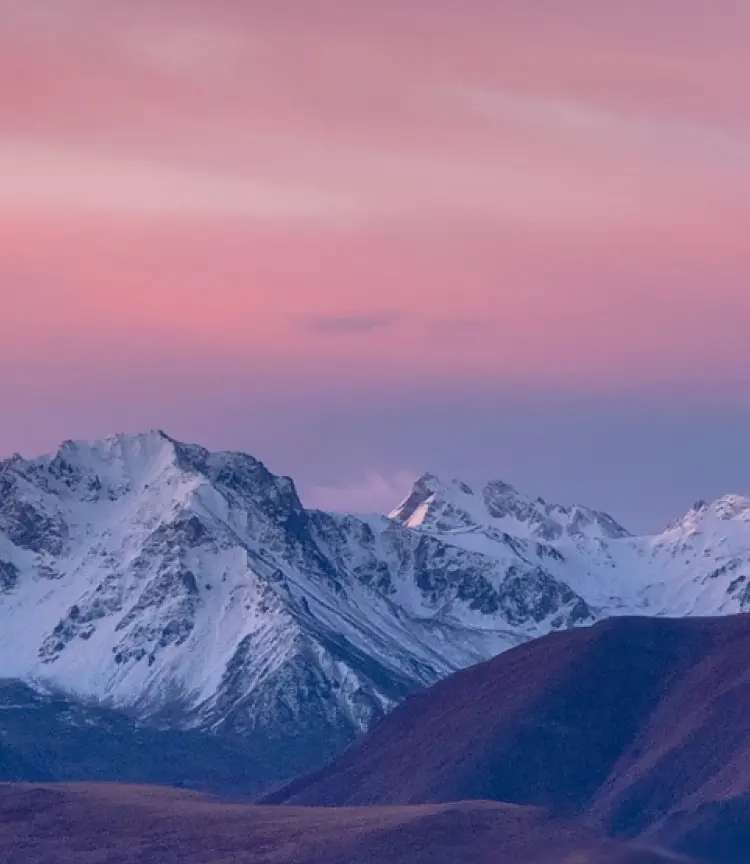
#> input picture mountail.webp, 750 x 864 px
$ python geometrictransformation.py
#> lines starting #> are read from the running program, lines starting #| are printed output that depends on the picture
import cv2
import numpy as np
import matplotlib.pyplot as plt

image_path = 'mountail.webp'
img = cv2.imread(image_path, cv2.IMREAD_COLOR)
#> img is the input picture: shape (864, 750, 3); mean B, G, R 151, 116.2, 135.7

if img is None:
    raise FileNotFoundError(f"Could not open image at {image_path}")

img_rgb = cv2.cvtColor(img, cv2.COLOR_BGR2RGB)
h, w = img.shape[:2]
#> h = 864; w = 750

# (a) Translation: Shift 50 pixels right (x), 30 pixels down (y)
M_trans = np.float32([[1, 0, 50], [0, 1, 30]])
translated = cv2.warpAffine(img_rgb, M_trans, (w, h))
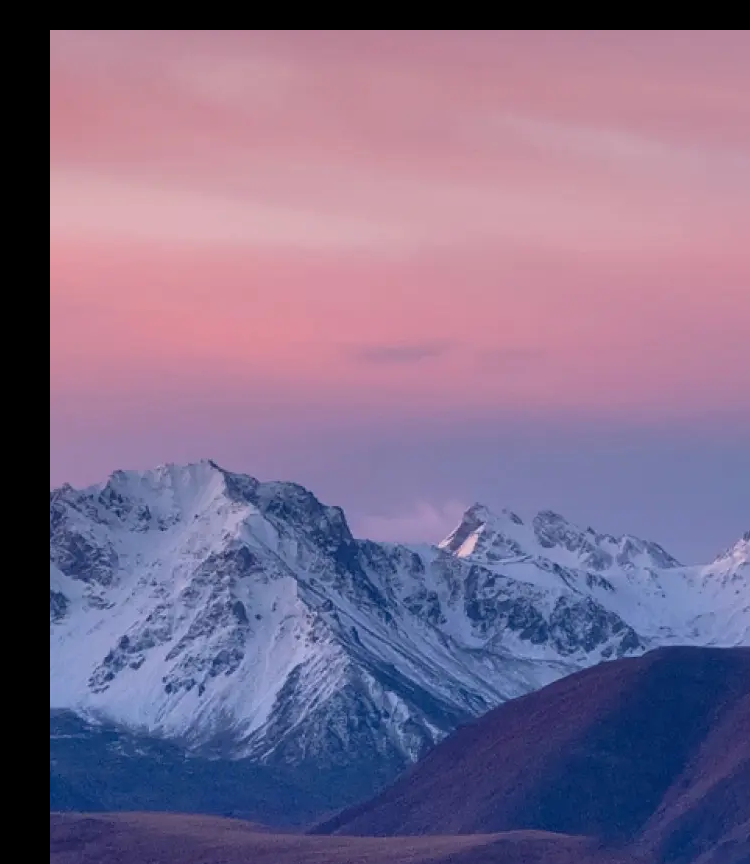
#> translated: shape (864, 750, 3); mean R, G, B 125, 107, 137.7

# (b) Rotation: Rotate 45 degrees counter-clockwise around center
center = (w // 2, h // 2)
#> center = (375, 432)
M_rot = cv2.getRotationMatrix2D(center, 45, 1.0)
rotated = cv2.warpAffine(img_rgb, M_rot, (w, h))
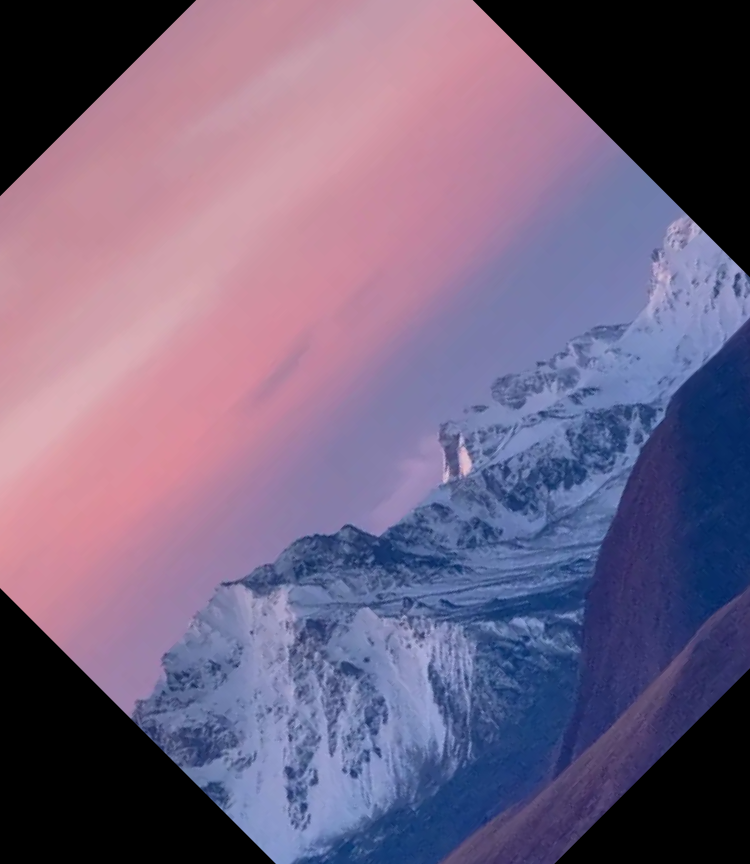
#> rotated: shape (864, 750, 3); mean R, G, B 114.1, 98.5, 127.3

# (c) Scaling: Scale by 0.6x (downscale) inside original dimensions
M_scale = np.float32([[0.6, 0, 0], [0, 0.6, 0]])
scaled = cv2.warpAffine(img_rgb, M_scale, (w, h))
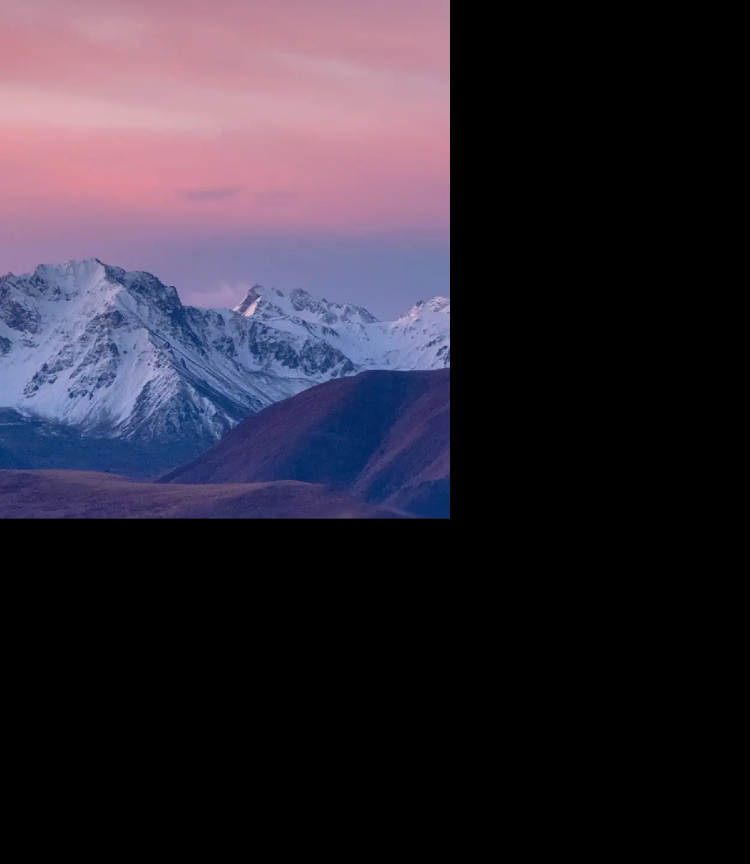
#> scaled: shape (864, 750, 3); mean R, G, B 48.9, 41.9, 54.4

plt.figure(figsize=(12, 8))

titles = ['Original Image', 'Translation (tx=50, ty=30)',
          'Rotation (45°)', 'Scaling (0.6x)']
transformed_images = [img_rgb, translated, rotated, scaled]

for i in range(4):
    plt.subplot(2, 2, i + 1)
    plt.imshow(transformed_images[i])
    plt.title(titles[i])
    plt.axis('off')

plt.tight_layout()
plt.show()
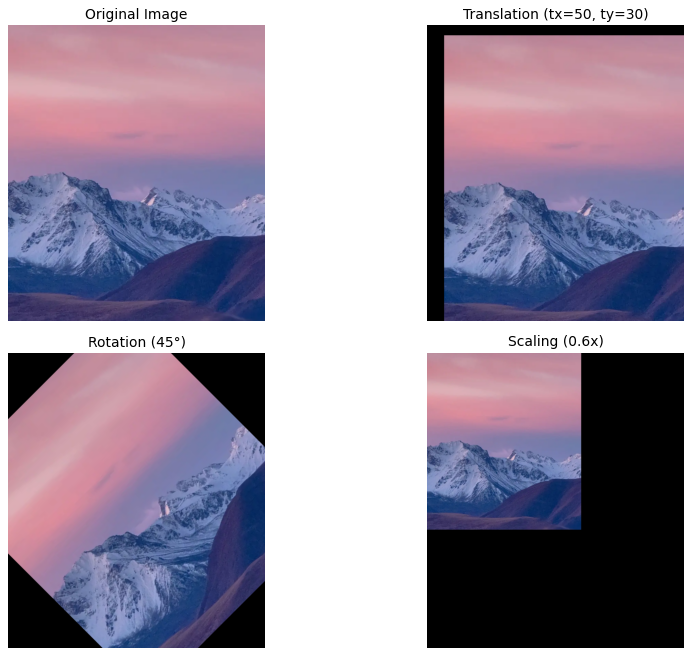
#> figure drawn by matplotlib, 4 panels
